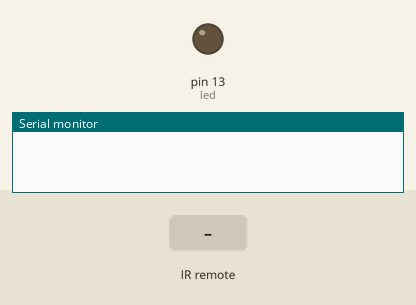
The sketch below on a simulated Arduino Uno, built with avr-gcc and run on an emulated ATmega328P. On the bench: output pins drawn as LEDs (lit = HIGH), the last lines printed to the serial monitor. The inputs (shaded band) are chosen by the test bench.

Above: at 1.2 s.
1.3 s: infrared code 0xFFFFFFFF received
At 1.7 s:
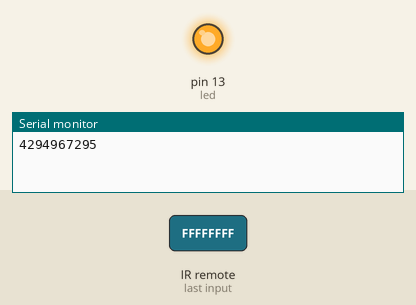
2.8 s: infrared code 0x10EF20DF received
At 4.0 s:
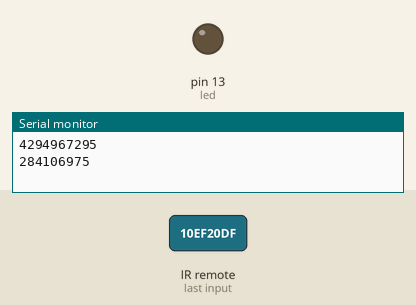
Timing chart, 0 to 5.8 s (numbered marks = the images above; inputs shaded):
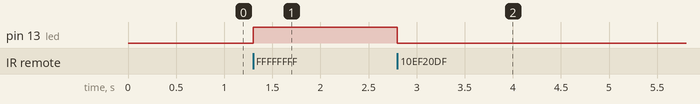

The sketch:

IR.ino
```cpp
#include <IRremote.h>

//#include <IRremoteInt.h>

int RECV_PIN = 7; //define input pin on Arduino
int led = 13;
IRrecv irrecv(RECV_PIN);
decode_results results;
void setup()
{
  pinMode(led, OUTPUT);
  Serial.begin(9600);
  irrecv.enableIRIn(); // Start the receiver
}
void loop() {
  if (irrecv.decode(&results)) {
    Serial.println(results.value );
    irrecv.resume(); // Receive the next value
  }
  if (results.value ==4294967295) //Tecla de arriba
  {
    digitalWrite(led, HIGH);

  }
  if (results.value == 284106975)
  {
  digitalWrite(led, LOW);
  }
}
```

Measured:
- after the input at 1.3 s, pin 13 (led): LOW → HIGH at once
- after the input at 2.8 s, pin 13 (led): HIGH → LOW at once
